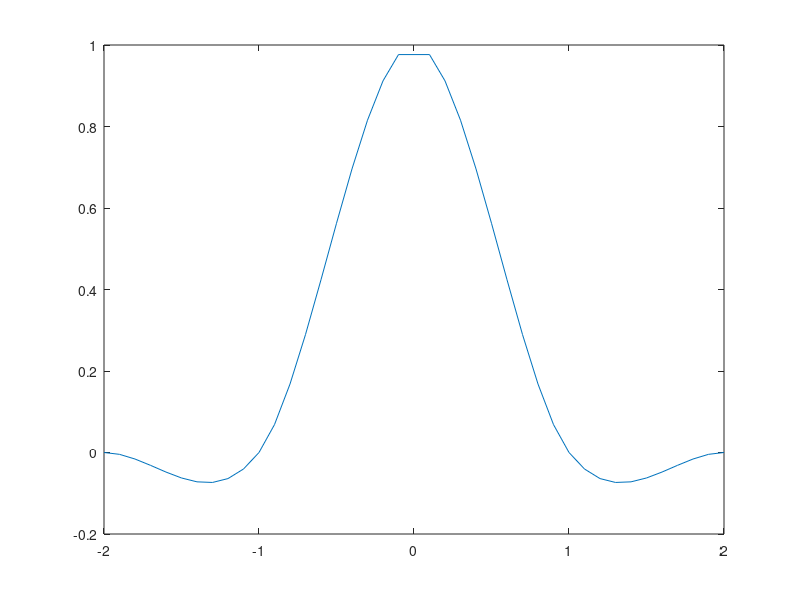

This chart was generated by the following MATLAB code: (Note: this script raises an error after producing the figure.)
x1 = -2:0.1:-1.1
y1 = 0.5 * x1.^3 + 2.5* x1.^2 + 4 * x1 + 2;
x2 = -1:0.1:-0.1;
y2 = -1.5 * x2.^3 - 2.5* x2.^2 + 1;
x3 = 0.1:0.1:1;
y3 = 1.5 * x3.^3 - 2.5* x3.^2 + 1;
x4= 1.1:0.1:2
y4 = -0.5 * x4.^3 + 2.5* x4.^2 - 4 * x4 + 2;

xx = [x1,x2,x3,x4]
yy = [y1,y2,y3,y4]

plot(xx,yy)

w = conv(u,v)

x = 0:10;
y = x.^2;
xx = linspace(0,10);
yy = lagrange(xx,x,y);
plot(x,y,'o',xx,yy,'.')